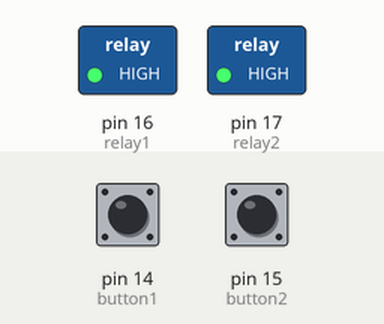
This sketch was run on a simulated Arduino Uno, built with avr-gcc and run on an emulated ATmega328P. Shown: switched loads named in the sketch (green lamp = pin HIGH). The test bench sets the inputs (shaded band); at power-on: pin 14 (button1) LOW, pin 15 (button2) LOW. What the sketch prints to the serial monitor is not drawn.

Above: at 0.1 s.
Timing chart, 0 to 1.6 s (numbered marks = the images above):
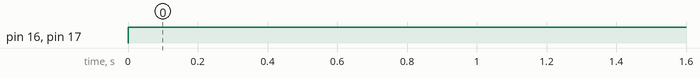

Measured:
- by itself, pin 16 (relay1), pin 17 (relay2): LOW → HIGH at 0.00 s

The sketch:

valve.ino
```cpp
const int button1 = 14; // declare pin 11 as a constant variable
const int relay1 = 16;   // declare pin 2 as a constant variable
const int button2 = 15;
const int relay2 = 17;

void setup() {
  pinMode(button1, INPUT);  // set pin 11 as input
  pinMode(relay1, OUTPUT);  // set pin 2 as output
  pinMode(button2, INPUT);  // set pin 12 as input
  pinMode(relay2, OUTPUT);  // set pin 3 as output
  Serial.begin(9600);     // initialize serial communication
}

void loop() {
  digitalWrite(relay1, HIGH);
  digitalWrite(relay2, HIGH);
  // if (digitalRead(button1) == HIGH) {  // check if pin 11 is high (inverted due to pull-up)
  //   digitalWrite(relay1, LOW);         // set pin 2 to low
  // } else {
  //   digitalWrite(relay1, HIGH);        // set pin 2 to high
  // }

  // if (digitalRead(button2) == HIGH) {  // check if pin 11 is high (inverted due to pull-up)
  //   digitalWrite(relay2, LOW);         // set pin 2 to low
  // } else {
  //   digitalWrite(relay2, HIGH);        // set pin 2 to high
  // }

  int button1Status = digitalRead(button1);  // read the status of button1
  int relay1Status = digitalRead(relay1);    // read the status of pin2
  Serial.print("Button 1: ");                // print the label for pin11
  Serial.print(button1Status);               // print the value of pin11
  Serial.print("\t Relay 1: ");              // print the label for pin2
  Serial.print(relay1Status);                // print the value of pin2 and move to the next line

  int button2Status = digitalRead(button2);  // read the status of pin11
  int relay2Status = digitalRead(relay2);    // read the status of pin2
  Serial.print("\t Button 2: ");             // print the label for pin11
  Serial.print(button2Status);               // print the value of pin11
  Serial.print("\t Relay 2: ");              // print the label for pin2
  Serial.println(relay2Status);              // print the value of pin2 and move to the next line

  delay(100);
}
```
